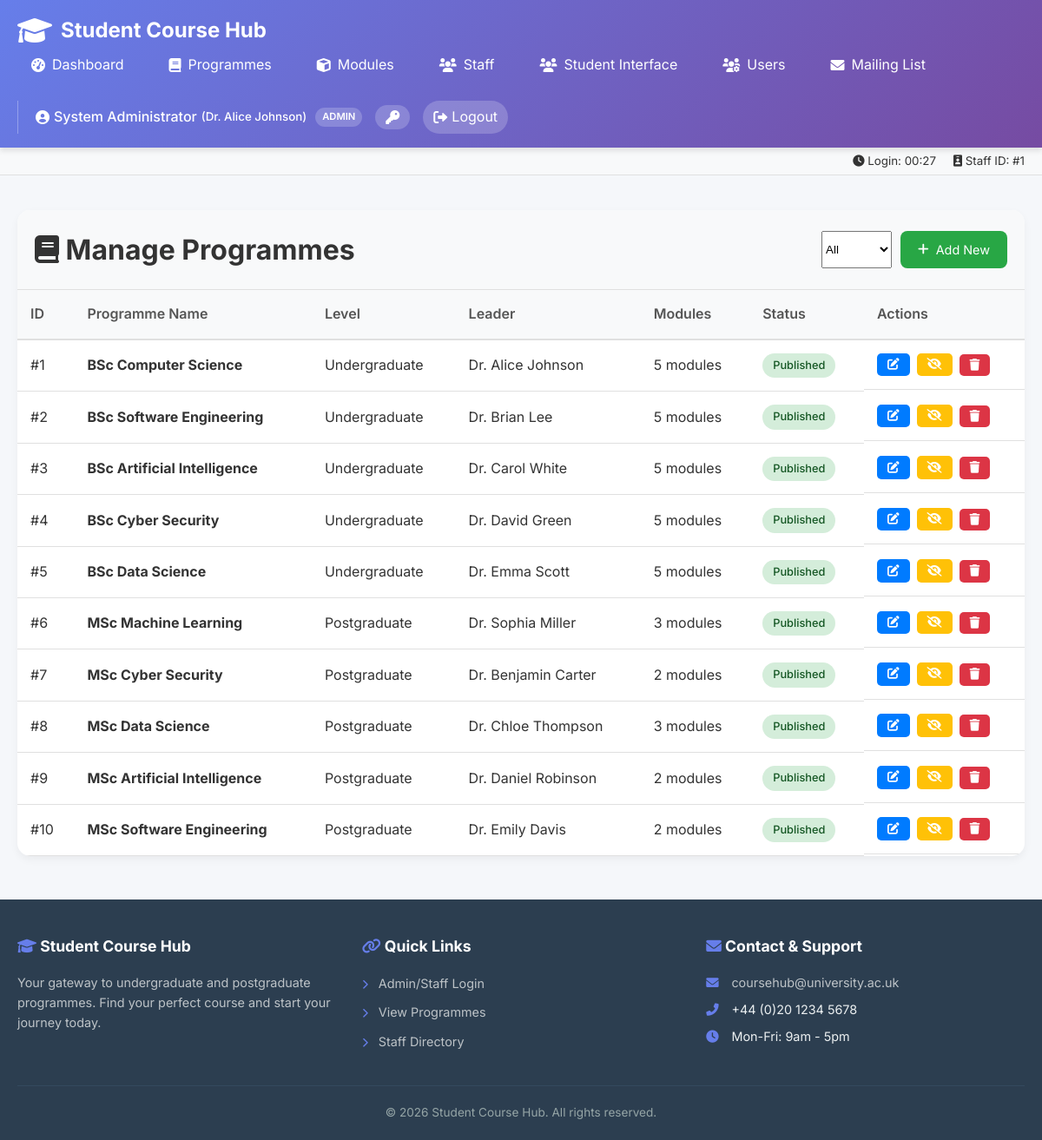
/programmes.php (signed in), run on the app's committed database.
### tables this page shows
CREATE TABLE Programmes (
    ProgrammeID INT PRIMARY KEY AUTO_INCREMENT,
    ProgrammeName VARCHAR(150) NOT NULL,
    LevelID INT,
    ProgrammeLeaderID INT,
    Description TEXT,
    Image VARCHAR(255),
    ImageAlt TEXT,
    Status ENUM('published','draft') DEFAULT 'draft',
    CreatedAt TIMESTAMP DEFAULT CURRENT_TIMESTAMP,
    UpdatedAt TIMESTAMP DEFAULT CURRENT_TIMESTAMP ON UPDATE CURRENT_TIMESTAMP,
    FOREIGN KEY (LevelID) REFERENCES Levels(LevelID),
    FOREIGN KEY (ProgrammeLeaderID) REFERENCES Staff(StaffID)
);

CREATE TABLE Levels (
    LevelID INT PRIMARY KEY,
    LevelName VARCHAR(50) NOT NULL
);

CREATE TABLE Staff (
    StaffID INT PRIMARY KEY,
    Name VARCHAR(100) NOT NULL,
    Title VARCHAR(100),
    Bio TEXT,
    Department VARCHAR(100),
    Photo VARCHAR(255),
    Email VARCHAR(100)
);

### programmes.php (the view, shortened to what this page needs)
<?php
include '../includes/header.php';
$filter = isset($_GET['filter']) ? $_GET['filter'] : 'all';
$where = "";
$query = "SELECT p.*, l.LevelName,
                 (SELECT COUNT(*) FROM ProgrammeModules WHERE ProgrammeID = p.ProgrammeID) as module_count
          FROM Programmes p
          LEFT JOIN Levels l ON p.LevelID = l.LevelID
          $where
          ORDER BY p.CreatedAt DESC";
$result = mysqli_query($conn, $query);
?>
<div class="table-container">
    <div class="table-header">
        <h1><i class="fas fa-book"></i> Manage Programmes</h1>
        <div style="display: flex; gap: 10px;">
            <select onchange="window.location.href='?filter='+this.value" class="filter-select">
                <option value="all" <?php echo $filter == 'all' ? 'selected' : ''; ?>>All</option>
            </select>
            <a href="<?php echo BASE_PATH; ?>admin/edit-programme.php" class="add-btn">
                <i class="fas fa-plus"></i> Add New
            </a>
        </div>
    </div>
    <div class="table-responsive">
        <table>
            <thead>
                <tr>
                    <th>ID</th>
                    <th>Programme Name</th>
                    <th>Level</th>
                    <th>Leader</th>
                    <th>Modules</th>
                    <th>Status</th>
                    <th>Actions</th>
                </tr>
            </thead>
            <tbody>
                <?php while ($row = mysqli_fetch_assoc($result)):
                    $leader_name = 'Not Assigned';
                    if ($row['ProgrammeLeaderID']) {
                        $leader_query = "SELECT Name FROM Staff WHERE StaffID = " . $row['ProgrammeLeaderID'];
                        $leader_result = mysqli_query($conn, $leader_query);
                        if ($leader_result && mysqli_num_rows($leader_result) > 0) {
                            $leader = mysqli_fetch_assoc($leader_result);
                            $leader_name = $leader['Name'];
                        }
                    }
                ?>
                <tr>
                    <td>#<?php echo $row['ProgrammeID']; ?></td>
                    <td><strong><?php echo htmlspecialchars($row['ProgrammeName']); ?></strong></td>
                    <td><?php echo htmlspecialchars($row['LevelName']); ?></td>
                    <td><?php echo htmlspecialchars($leader_name); ?></td>
                    <td><?php echo $row['module_count']; ?> modules</td>
                    <td>
                        <span class="status-badge status-<?php echo strtolower($row['Status'] ?? 'draft'); ?>">
                            <?php echo ucfirst($row['Status'] ?? 'Draft'); ?>
                        </span>
                    </td>
                    <td class="action-btns">
                        <a href="<?php echo BASE_PATH; ?>admin/edit-programme.php?id=<?php echo $row['ProgrammeID']; ?>" class="edit-btn" title="Edit">
                            <i class="fas fa-edit"></i>
                        </a>
                        <a href="<?php echo BASE_PATH; ?>admin/programmes.php?toggle=1&id=<?php echo $row['ProgrammeID']; ?>"
                           class="edit-btn" style="background: #ffc107;" title="Toggle Status">
                            <i class="fas fa-<?php echo $row['Status'] == 'published' ? 'eye-slash' : 'eye'; ?>"></i>
                        </a>
                        <form method="POST" action="" style="display: inline;">
                            <button type="submit" class="delete-btn" onclick="return confirm('Delete this programme?')" title="Delete">
                                <i class="fas fa-trash"></i>
                            </button>
                        </form>
                    </td>
                </tr>
                <?php endwhile; ?>
            </tbody>
        </table>
    </div>
</div>
<?php include '../includes/footer.php'; ?>

### css/common.css (style rules this page uses)
* { margin: 0; padding: 0; box-sizing: border-box; }
body { font-family: 'Inter', sans-serif; background: #f5f7fa; color: #333; line-height: 1.6; }
.add-btn { background: #28a745; color: white; border: none; padding: 10px 20px; border-radius: 8px; cursor: pointer; font-size: 0.9rem; display: inline-flex; align-items: center; gap: 8px; text-decoration: none; transition: all 0.3s ease; }
.action-btns { display: flex; gap: 8px; flex-wrap: wrap; }
.edit-btn, .delete-btn, .view-btn { padding: 6px 12px; border: none; border-radius: 5px; cursor: pointer; font-size: 0.85rem; transition: all 0.2s ease; text-decoration: none; display: inline-flex; align-items: center; gap: 5px; }
.edit-btn { background: #007bff; color: white; }
.delete-btn { background: #dc3545; color: white; }
.table-container { background: white; border-radius: 15px; overflow: hidden; box-shadow: 0 4px 10px rgba(0,0,0,0.05); margin-bottom: 30px; }
.table-header { padding: 20px; background: #f8f9fa; border-bottom: 1px solid #e0e0e0; display: flex; justify-content: space-between; align-items: center; flex-wrap: wrap; gap: 15px; }
.table-responsive { overflow-x: auto; -webkit-overflow-scrolling: touch; }
table { width: 100%; border-collapse: collapse; }
th { background: #f8f9fa; padding: 15px; text-align: left; font-weight: 600; color: #555; border-bottom: 2px solid #e0e0e0; }
td { padding: 15px; border-bottom: 1px solid #e0e0e0; vertical-align: middle; }
.status-badge { display: inline-block; padding: 4px 12px; border-radius: 20px; font-size: 0.8rem; font-weight: 500; }
.status-published, .status-active { background: #d4edda; color: #155724; }

### data on the page
programmes: ProgrammeID "1", ProgrammeName "BSc Computer Science", LevelID.LevelName "Undergraduate", ProgrammeLeaderID.Name "Dr. Alice Johnson", module_count "5", Status "Published"
programmes: ProgrammeID "2", ProgrammeName "BSc Software Engineering", LevelID.LevelName "Undergraduate", ProgrammeLeaderID.Name "Dr. Brian Lee", module_count "5", Status "Published"
programmes: ProgrammeID "3", ProgrammeName "BSc Artificial Intelligence", LevelID.LevelName "Undergraduate", ProgrammeLeaderID.Name "Dr. Carol White", module_count "5", Status "Published"
programmes: ProgrammeID "4", ProgrammeName "BSc Cyber Security", LevelID.LevelName "Undergraduate", ProgrammeLeaderID.Name "Dr. David Green", module_count "5", Status "Published"
programmes: ProgrammeID "5", ProgrammeName "BSc Data Science", LevelID.LevelName "Undergraduate", ProgrammeLeaderID.Name "Dr. Emma Scott", module_count "5", Status "Published"
programmes: ProgrammeID "6", ProgrammeName "MSc Machine Learning", LevelID.LevelName "Postgraduate", ProgrammeLeaderID.Name "Dr. Sophia Miller", module_count "3", Status "Published"
programmes: ProgrammeID "7", ProgrammeName "MSc Cyber Security", LevelID.LevelName "Postgraduate", ProgrammeLeaderID.Name "Dr. Benjamin Carter", module_count "2", Status "Published"
programmes: ProgrammeID "8", ProgrammeName "MSc Data Science", LevelID.LevelName "Postgraduate", ProgrammeLeaderID.Name "Dr. Chloe Thompson", module_count "3", Status "Published"
programmes: ProgrammeID "9", ProgrammeName "MSc Artificial Intelligence", LevelID.LevelName "Postgraduate", ProgrammeLeaderID.Name "Dr. Daniel Robinson", module_count "2", Status "Published"
programmes: ProgrammeID "10", ProgrammeName "MSc Software Engineering", LevelID.LevelName "Postgraduate", ProgrammeLeaderID.Name "Dr. Emily Davis", module_count "2", Status "Published"

### other printed values
$current_user_name "System Administrator"
$staff_name "Dr. Alice Johnson"
$current_user_role "ADMIN"
date('H:i', $_SESSION['login_time']) "00:27"
$staff_id "1"
